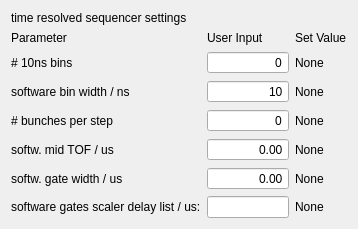
<?xml version="1.0" encoding="UTF-8"?>
<ui version="4.0">
 <class>TRSWidg</class>
 <widget class="QWidget" name="TRSWidg">
  <property name="geometry">
   <rect>
    <x>0</x>
    <y>0</y>
    <width>358</width>
    <height>208</height>
   </rect>
  </property>
  <property name="windowTitle">
   <string>TRSWidg</string>
  </property>
  <property name="locale">
   <locale language="English" country="UnitedStates"/>
  </property>
  <layout class="QGridLayout" name="gridLayout">
   <item row="0" column="0">
    <widget class="QLabel" name="label_sequencerName">
     <property name="sizePolicy">
      <sizepolicy hsizetype="Minimum" vsizetype="Fixed">
       <horstretch>0</horstretch>
       <verstretch>0</verstretch>
      </sizepolicy>
     </property>
     <property name="text">
      <string>time resolved sequencer settings</string>
     </property>
    </widget>
   </item>
   <item row="1" column="0">
    <widget class="QLabel" name="label_8">
     <property name="sizePolicy">
      <sizepolicy hsizetype="Minimum" vsizetype="Fixed">
       <horstretch>0</horstretch>
       <verstretch>0</verstretch>
      </sizepolicy>
     </property>
     <property name="text">
      <string>Parameter</string>
     </property>
    </widget>
   </item>
   <item row="1" column="1">
    <widget class="QLabel" name="label_9">
     <property name="sizePolicy">
      <sizepolicy hsizetype="Minimum" vsizetype="Fixed">
       <horstretch>0</horstretch>
       <verstretch>0</verstretch>
      </sizepolicy>
     </property>
     <property name="text">
      <string>User Input</string>
     </property>
    </widget>
   </item>
   <item row="1" column="2">
    <widget class="QLabel" name="label_10">
     <property name="sizePolicy">
      <sizepolicy hsizetype="Minimum" vsizetype="Fixed">
       <horstretch>0</horstretch>
       <verstretch>0</verstretch>
      </sizepolicy>
     </property>
     <property name="text">
      <string>Set Value</string>
     </property>
    </widget>
   </item>
   <item row="2" column="0">
    <widget class="QLabel" name="label_dwellTime_ms">
     <property name="text">
      <string># 10ns bins</string>
     </property>
    </widget>
   </item>
   <item row="2" column="1">
    <widget class="QSpinBox" name="spinBox_nOfBins">
     <property name="alignment">
      <set>Qt::AlignRight|Qt::AlignTrailing|Qt::AlignVCenter</set>
     </property>
     <property name="buttonSymbols">
      <enum>QAbstractSpinBox::NoButtons</enum>
     </property>
     <property name="keyboardTracking">
      <bool>false</bool>
     </property>
     <property name="maximum">
      <number>999999999</number>
     </property>
    </widget>
   </item>
   <item row="2" column="2">
    <widget class="QLabel" name="label_nOfBins_set">
     <property name="text">
      <string>None</string>
     </property>
    </widget>
   </item>
   <item row="3" column="0">
    <widget class="QLabel" name="label_3">
     <property name="text">
      <string>software bin width / ns</string>
     </property>
    </widget>
   </item>
   <item row="3" column="1">
    <widget class="QSpinBox" name="spinBox_softBinWidth">
     <property name="alignment">
      <set>Qt::AlignRight|Qt::AlignTrailing|Qt::AlignVCenter</set>
     </property>
     <property name="buttonSymbols">
      <enum>QAbstractSpinBox::NoButtons</enum>
     </property>
     <property name="keyboardTracking">
      <bool>false</bool>
     </property>
     <property name="minimum">
      <number>10</number>
     </property>
     <property name="maximum">
      <number>100000</number>
     </property>
     <property name="singleStep">
      <number>10</number>
     </property>
    </widget>
   </item>
   <item row="3" column="2">
    <widget class="QLabel" name="label_softBinWidth_set">
     <property name="text">
      <string>None</string>
     </property>
    </widget>
   </item>
   <item row="4" column="0">
    <widget class="QLabel" name="label">
     <property name="text">
      <string># bunches per step</string>
     </property>
    </widget>
   </item>
   <item row="4" column="1">
    <widget class="QSpinBox" name="spinBox_nOfBunches">
     <property name="alignment">
      <set>Qt::AlignRight|Qt::AlignTrailing|Qt::AlignVCenter</set>
     </property>
     <property name="buttonSymbols">
      <enum>QAbstractSpinBox::NoButtons</enum>
     </property>
     <property name="keyboardTracking">
      <bool>false</bool>
     </property>
     <property name="maximum">
      <number>999999999</number>
     </property>
    </widget>
   </item>
   <item row="4" column="2">
    <widget class="QLabel" name="label_nOfBunches_set">
     <property name="text">
      <string>None</string>
     </property>
    </widget>
   </item>
   <item row="5" column="0">
    <widget class="QLabel" name="label_4">
     <property name="text">
      <string>softw. mid TOF / us</string>
     </property>
    </widget>
   </item>
   <item row="5" column="1">
    <widget class="QDoubleSpinBox" name="doubleSpinBox_mid_tof">
     <property name="layoutDirection">
      <enum>Qt::LeftToRight</enum>
     </property>
     <property name="alignment">
      <set>Qt::AlignRight|Qt::AlignTrailing|Qt::AlignVCenter</set>
     </property>
     <property name="buttonSymbols">
      <enum>QAbstractSpinBox::NoButtons</enum>
     </property>
     <property name="keyboardTracking">
      <bool>false</bool>
     </property>
     <property name="maximum">
      <double>10000000.000000000000000</double>
     </property>
    </widget>
   </item>
   <item row="6" column="0">
    <widget class="QLabel" name="label_5">
     <property name="text">
      <string>softw. gate width / us</string>
     </property>
    </widget>
   </item>
   <item row="6" column="1">
    <widget class="QDoubleSpinBox" name="doubleSpinBox_gate_width">
     <property name="layoutDirection">
      <enum>Qt::LeftToRight</enum>
     </property>
     <property name="alignment">
      <set>Qt::AlignRight|Qt::AlignTrailing|Qt::AlignVCenter</set>
     </property>
     <property name="buttonSymbols">
      <enum>QAbstractSpinBox::NoButtons</enum>
     </property>
     <property name="keyboardTracking">
      <bool>false</bool>
     </property>
     <property name="maximum">
      <double>10000000.000000000000000</double>
     </property>
    </widget>
   </item>
   <item row="7" column="0">
    <widget class="QLabel" name="label_2">
     <property name="text">
      <string>software gates scaler delay list / us:</string>
     </property>
    </widget>
   </item>
   <item row="7" column="1">
    <widget class="QLineEdit" name="lineEdit">
     <property name="toolTip">
      <string>&lt;html&gt;&lt;head/&gt;&lt;body&gt;&lt;p&gt;list of delays to the common mid tof for each scaler.&lt;/p&gt;&lt;/body&gt;&lt;/html&gt;</string>
     </property>
    </widget>
   </item>
   <item row="7" column="2">
    <widget class="QLabel" name="label_softwGates_set">
     <property name="text">
      <string>None</string>
     </property>
    </widget>
   </item>
   <item row="6" column="2">
    <widget class="QLabel" name="label_gate_width_set">
     <property name="text">
      <string>None</string>
     </property>
    </widget>
   </item>
   <item row="5" column="2">
    <widget class="QLabel" name="label_mid_tof_set">
     <property name="text">
      <string>None</string>
     </property>
    </widget>
   </item>
  </layout>
 </widget>
 <resources/>
 <connections/>
</ui>
